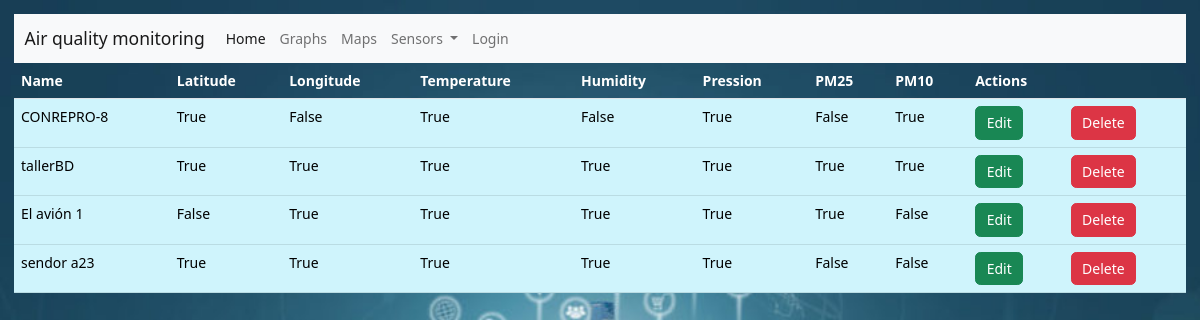
/sensors/, run on the app's committed database.
### sensors/models.py (models this page shows, shortened)
class Sensor(models.Model):
    name = models.CharField(max_length=10)
    Latitude= models.BooleanField()
    Longitude= models.BooleanField()
    Temperature= models.BooleanField()
    Humidity= models.BooleanField()
    Pression= models.BooleanField()
    PM25= models.BooleanField()
    PM10= models.BooleanField()
    created_on = models.DateTimeField(auto_now_add=True)

### sensors/views.py (the view)
# urls.py: path('',SensorListView.as_view() , name="sensor_list"),
class SensorListView(ListView):
    template_name = "sensors/list.html"
    model = Sensor

### templates/sensors/list.html (shortened to what this page needs)
{% extends 'base.html' %}
{% load crispy_forms_tags %}
{% block content %}
<form action="" method="post">
    <div class="table-responsive">
        <table class="table table-hover">
            <thead class="thead-dark">
                <tr>
                    <th scope="col">Name</th>
                    <th scope="col">Latitude</th>
                    <th scope="col">Longitude</th>
                    <th scope="col">Temperature</th>
                    <th scope="col">Humidity</th>
                    <th scope="col">Pression</th>
                    <th scope="col">PM25</th>
                    <th scope="col">PM10</th>
                    <th colspan="2">Actions</th>
                </tr>
            </thead>
            <tbody class="table-info">
                {% for sensor in sensor_list %}
                <tr>
                    <td> {{ sensor.name }} </td>
                    <td> {{ sensor.Latitude }} </td>
                    <td> {{ sensor.Longitude }} </td>
                    <td> {{ sensor.Temperature }} </td>
                    <td> {{ sensor.Humidity }} </td>
                    <td> {{ sensor.Pression }} </td>
                    <td> {{ sensor.PM25 }} </td>
                    <td> {{ sensor.PM10 }} </td>
                    <td><a href="{% url 'sensor_edit' pk=sensor.id %}" class="btn btn-success"> Edit</a></td>
                    <td><a href="{% url 'sensor_delete' pk=sensor.id %}" class="btn btn-danger"> Delete </a></td>
                </tr>
                {% endfor %}
            </tbody>
        </table>
    </div>
</form>
{% endblock content %}

### templates/base.html (shortened to what this page needs)
<!DOCTYPE html>
<html lang="en">
<head>
    <link href="https://cdn.jsdelivr.net/npm/bootstrap@5.2.1/dist/css/bootstrap.min.css" rel="stylesheet"
>
    <link rel="stylesheet" href="/static/css/style.css" type="text/css" media="all" title>
</head>
<body>
    <nav class="navbar navbar-expand-lg navbar-light bg-light">
        <div class="container-fluid">
            <a class="navbar-brand" href="#">Air quality monitoring</a>
            <div class="collapse navbar-collapse" id="navbarNavAltMarkup">
                <div class="navbar-nav">
                    <a class="nav-link active" aria-current="page" href="{%  url 'home' %}">Home</a>
                    <a class="nav-link" href="{%  url 'graphs' %}">Graphs</a>
                    <a class="nav-link" href="{%  url 'maps' %}">Maps</a>
                    <li class="nav-item dropdown">
                        <a class="nav-link dropdown-toggle" href="#" role="button" data-bs-toggle="dropdown"
                            aria-expanded="false">
                            Sensors
                        </a>
                    </li>
                    <a class="nav-link " href="#">Login</a>
                </div>
            </div>
        </div>
    </nav>
    {% block content %}
    {% endblock content %}
</body>
</html>

### static/css/style.css (style rules this page uses)
html { font-size: 14px; }
body { background-size: cover; background-image: url("../images/fondo.jpg"); background-position: center center; background-repeat: no-repeat; background-attachment: fixed; background-color: rgb(13, 157, 157); }
.table { color: white; }
body { padding: 1em; }

### data on the page
Sensor: name "CONREPRO-8", Latitude "True", Longitude "False", Temperature "True", Humidity "False", Pression "True", PM25 "False", PM10 "True"
Sensor: name "tallerBD", Latitude "True", Longitude "True", Temperature "True", Humidity "True", Pression "True", PM25 "True", PM10 "True"
Sensor: name "El avión 1", Latitude "False", Longitude "True", Temperature "True", Humidity "True", Pression "True", PM25 "True", PM10 "False"
Sensor: name "sendor a23", Latitude "True", Longitude "True", Temperature "True", Humidity "True", Pression "True", PM25 "False", PM10 "False"
